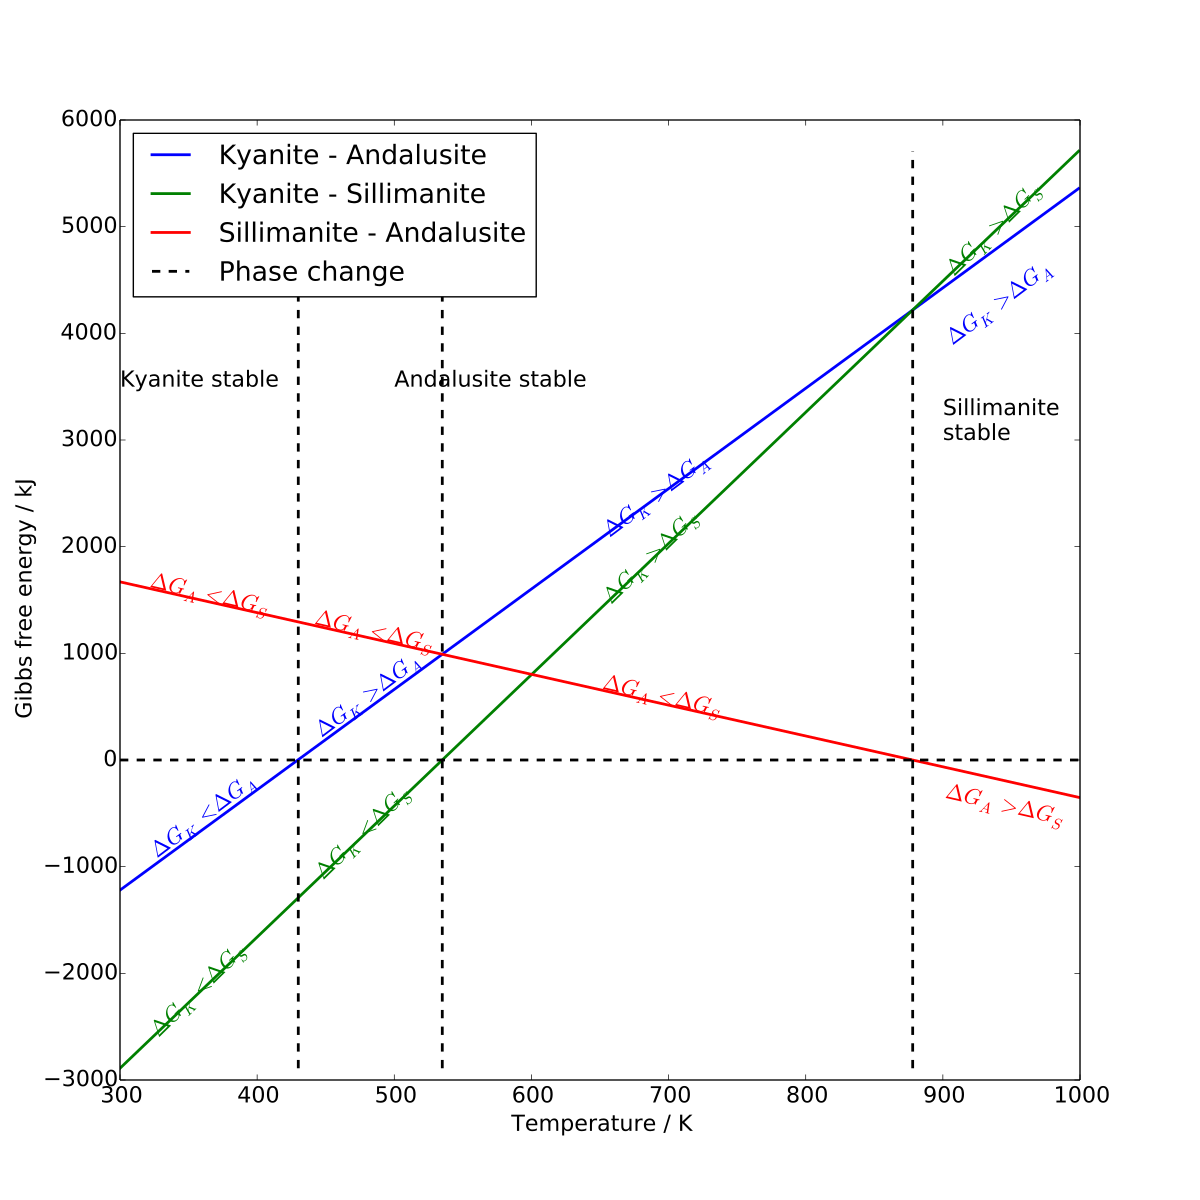

Recreate this plot in Python.
#!/usr/bin/env python
#-*- Encoding: UTF-8 -*-

import numpy as np
import matplotlib as mpl
mpl.rcParams['lines.linewidth'] = 2
mpl.rcParams['font.size'] = 16
import matplotlib.pyplot as plt

"""
Plot the difference in Gibbs free energy for
all phases of Al2SiO5
Kyanite
Andalusite
Sillimanite
"""

T0 = 300.
Tf_rg = np.arange(T0, 1000., 1.)

#Entropy at room temperature
S0_K = 83.81
S0_A = 93.22
S0_S = 96.11
# Gibbs free energy at room temperature
G0_K = -2.44388e6
G0_A = -2.44266e6
G0_S = -2.44099e6

deltaG_KA = G0_K - G0_A
deltaG_KS = G0_K - G0_S
deltaG_SA = G0_S - G0_A

deltaS_KA = S0_K - S0_A
deltaS_KS = S0_K - S0_S
deltaS_SA = S0_S - S0_A


deltaG_KA_T = deltaG_KA - deltaS_KA * (Tf_rg - T0)
deltaG_KS_T = deltaG_KS - deltaS_KS * (Tf_rg - T0)
deltaG_SA_T = deltaG_SA - deltaS_SA * (Tf_rg - T0)

# Rest of the code is plotting only
min_G = np.min(np.array([deltaG_KA_T.min(), deltaG_KS_T.min(),
                         deltaG_SA_T.min()]))
max_G = np.max(np.array([deltaG_KA_T.max(), deltaG_KS_T.max(),
                         deltaG_SA_T.max()]))

# Find the point where the slopes intersect zero and the slope of the lines
slope_max = (max_G - min_G) / (Tf_rg[-1] - Tf_rg[0])

min_KA_idx = np.abs(deltaG_KA_T).argmin()
Tf_min_KA = Tf_rg[min_KA_idx]
slope_KA = ((deltaG_KA_T.max() - deltaG_KA_T.min())
            / (Tf_rg[-1] - Tf_rg[0])) / slope_max
ang_KA = np.degrees(np.arctan([slope_KA * 0.3125 * np.pi]))[0]
print 'min_KA = %f, T = %f, slope = %f deg' % (deltaG_KA_T[min_KA_idx],
                                               Tf_min_KA, ang_KA)

min_KS_idx = np.abs(deltaG_KS_T).argmin()
Tf_min_KS = Tf_rg[min_KS_idx]
slope_KS = ((deltaG_KS_T.max() - deltaG_KS_T.min())
            / (Tf_rg[-1] - Tf_rg[0])) / slope_max
ang_KS = np.degrees(np.arctan([slope_KS * 0.3125 * np.pi]))[0]
print 'min_KS = %f, T = %f, slope = %f deg' % (deltaG_KS_T[min_KS_idx],
                                               Tf_min_KS, ang_KS)

min_SA_idx = np.abs(deltaG_SA_T).argmin()
Tf_min_SA = Tf_rg[min_SA_idx]
slope_SA = ((deltaG_SA_T.max() - deltaG_SA_T.min())
            / (Tf_rg[-1] - Tf_rg[0])) / slope_max
ang_SA = np.degrees(np.arctan([slope_SA * 0.3125 * np.pi]))[0]
print 'min_SA = %f, T = %f, slope = %f deg' % (deltaG_SA_T[min_SA_idx],
                                               Tf_min_SA, ang_SA)

fig = plt.figure(figsize=(12, 12))
ax = fig.add_axes([0.1, 0.1, 0.8, 0.8])
plt.plot(Tf_rg, deltaG_KA_T, label='Kyanite - Andalusite')
plt.plot(Tf_rg, deltaG_KS_T, label='Kyanite - Sillimanite')
plt.plot(Tf_rg, deltaG_SA_T, label='Sillimanite - Andalusite')
plt.plot(Tf_rg, np.zeros_like(Tf_rg), 'k--', label='Phase change')

plt.plot([Tf_min_KA, Tf_min_KA], [min_G, max_G], 'k--')
plt.plot([Tf_min_KS, Tf_min_KS], [min_G, max_G], 'k--')
plt.plot([Tf_min_SA, Tf_min_SA], [min_G, max_G], 'k--')

# Annotate stabel phases
plt.text(300, 3500, 'Kyanite stable')
plt.text(500, 3500, 'Andalusite stable')
plt.text(900, 3000, """Sillimanite\nstable""")

# Find index of Tf_Rg closest to 300.
T_list = [320., 440., 650., 900.]
Tidx_list = [np.argmin(np.abs(Tf_rg - T)) for T in T_list]

#aaaand plot the line labels
plt.text(Tf_rg[Tidx_list[0]], deltaG_KA_T[Tidx_list[0]] + 800.,
         '$\\Delta G_K < \\Delta G_A$', fontsize=16,
         color='blue', rotation=ang_KA)
plt.text(Tf_rg[Tidx_list[0]], deltaG_KS_T[Tidx_list[0]] + 820.,
         '$\\Delta G_K < \\Delta G_S$', fontsize=16,
         color='green', rotation=ang_KS)
plt.text(Tf_rg[Tidx_list[0]], deltaG_SA_T[Tidx_list[0]],
         '$\\Delta G_A < \\Delta G_S$', fontsize=16,
         color='red', rotation=-ang_SA)

plt.text(Tf_rg[Tidx_list[1]], deltaG_KA_T[Tidx_list[1]] + 800.,
         '$\\Delta G_K > \\Delta G_A$', fontsize=16,
         color='blue', rotation=ang_KA)
plt.text(Tf_rg[Tidx_list[1]], deltaG_KS_T[Tidx_list[1]] + 820.,
         '$\\Delta G_K < \\Delta G_S$', fontsize=16,
         color='green', rotation=ang_KS)
plt.text(Tf_rg[Tidx_list[1]], deltaG_SA_T[Tidx_list[1]],
         '$\\Delta G_A < \\Delta G_S$', fontsize=16,
         color='red', rotation=-ang_SA)

plt.text(Tf_rg[Tidx_list[2]], deltaG_KA_T[Tidx_list[2]] + 700.,
         '$\\Delta G_K > \\Delta G_A$', fontsize=16,
         color='blue', rotation=ang_KA)
plt.text(Tf_rg[Tidx_list[2]], deltaG_KS_T[Tidx_list[2]] + 820.,
         '$\\Delta G_K > \\Delta G_S$', fontsize=16,
         color='green', rotation=ang_KS)
plt.text(Tf_rg[Tidx_list[2]], deltaG_SA_T[Tidx_list[2]],
         '$\\Delta G_A < \\Delta G_S$', fontsize=16,
         color='red', rotation=-ang_SA)

plt.text(Tf_rg[Tidx_list[3]], deltaG_KA_T[Tidx_list[3]] + 150.,
         '$\\Delta G_K > \\Delta G_A$', fontsize=16,
         color='blue', rotation=ang_KA)
plt.text(Tf_rg[Tidx_list[3]], deltaG_KS_T[Tidx_list[3]] + 820.,
         '$\\Delta G_K > \\Delta G_S$', fontsize=16,
         color='green', rotation=ang_KS)
plt.text(Tf_rg[Tidx_list[3]], deltaG_SA_T[Tidx_list[3]] - 300.,
         '$\\Delta G_A > \\Delta G_S$', fontsize=16,
         color='red', rotation=-ang_SA)

plt.ylabel('Gibbs free energy / kJ')
plt.xlabel('Temperature / K')
plt.legend(loc='upper left')
plt.show()


#End of file problem_5.29.py
